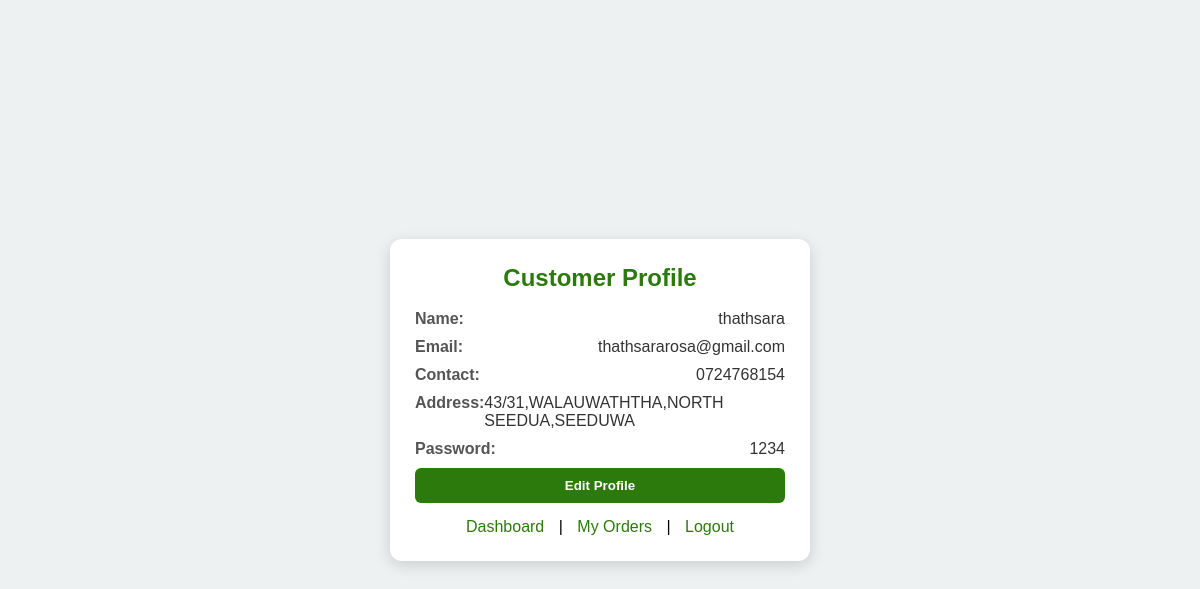
The page /customer_profile.php (signed in) on the database its author committed.
### tables this page shows
CREATE TABLE IF NOT EXISTS `customers` (
  `customer_id` int NOT NULL AUTO_INCREMENT,
  `name` varchar(100) DEFAULT NULL,
  `email` varchar(100) DEFAULT NULL,
  `contact` varchar(20) DEFAULT NULL,
  `address` varchar(255) DEFAULT NULL,
  `password` varchar(255) DEFAULT NULL,
  PRIMARY KEY (`customer_id`),
  UNIQUE KEY `email` (`email`)
);

### customer_profile.php (the view, shortened to what this page needs)
<?php
include "conn.php";
$customer_id = $_SESSION['user_id'];
$sql = "SELECT * FROM customers WHERE customer_id='$customer_id'";
$result = mysqli_query($conn, $sql);
$customer = mysqli_fetch_assoc($result);
?>
<!DOCTYPE html>
<html>
<head>
</head>
<body>
<div class="container">
    <h2>Customer Profile</h2>
    <div id="view">
        <div class="row"><span class="label">Name:</span> <span class="value"><?php echo $customer['name']; ?></span></div>
        <div class="row"><span class="label">Email:</span> <span class="value"><?php echo $customer['email']; ?></span></div>
        <div class="row"><span class="label">Contact:</span> <span class="value"><?php echo $customer['contact']; ?></span></div>
        <div class="row"><span class="label">Address:</span> <span class="value"><?php echo $customer['address']; ?></span></div>
        <div class="row"><span class="label">Password:</span> <span class="value"><?php echo $customer['password']; ?></span></div>
        <button id="editBtn" onclick="toggleEdit()">Edit Profile</button>
    </div>
    <div class="links">
        <a href="customer_dashboard.php">Dashboard</a> |
        <a href="customer_orders.php">My Orders</a> |
        <a href="index.html">Logout</a>
    </div>
</div>
</body>
</html>

### customer_profile.php (style rules this page uses)
* { margin:0; padding:0; box-sizing:border-box; font-family:Arial; }
body { background:#eef1f2; display:flex; justify-content:center; align-items:center; height:100vh; }
.container { width:420px; background:#fff; padding:25px; border-radius:12px; box-shadow:0 4px 15px rgba(0,0,0,0.15); }
h2 { text-align:center; color:#2b7a0b; margin-bottom:18px; }
.row { display:flex; justify-content:space-between; margin-bottom:10px; }
.label { font-weight:bold; color:#555; }
.value { color:#333; }
button { padding:10px; border:none; border-radius:6px; cursor:pointer; font-weight:bold; transition:.3s; }
#editBtn { background:#2b7a0b; color:white; width:100%; }
.links { text-align:center; margin-top:15px; }
.links a { color:#2b7a0b; text-decoration:none; margin:0 10px; }

### rows shown on the page
customers: name "thathsara", email "thathsararosa@gmail.com", contact "0724768154", address "43/31,WALAUWATHTHA,NORTH SEEDUA,SEEDUWA", password "1234"
